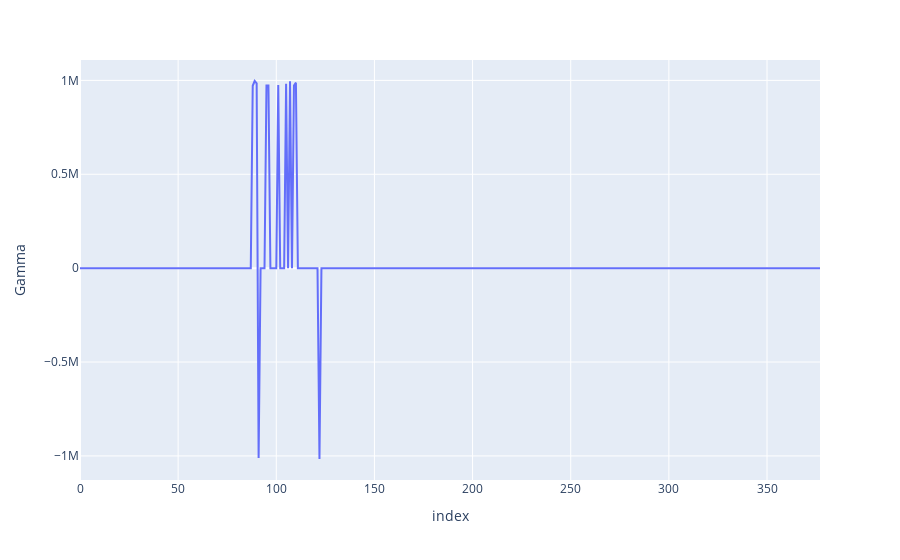

Source (notebook cell):
### Markdown cell above
### Gamma

### Code cell
px.line(greeks_df, y="Gamma")

### Figure 1 — Plotly figure (JSON) as saved in the notebook; plotly's stock layout.template omitted (floating-point values rounded to 4 significant figures; data arrays with more than 128 entries replaced by an {"elided": "..."} marker saying what was removed)
{"data": [{"hovertemplate": "index=%{x}<br>Gamma=%{y}<extra></extra>", "legendgroup": "", "line": {"color": "#636efa", "dash": "solid"}, "marker": {"symbol": "circle"}, "mode": "lines", "name": "", "orientation": "v", "showlegend": false, "type": "scatter", "x": {"elided": "378 int values"}, "xaxis": "x", "y": {"elided": "378 float values"}, "yaxis": "y"}], "layout": {"legend": {"tracegroupgap": 0}, "margin": {"t": 60}, "xaxis": {"anchor": "y", "domain": [0, 1], "title": {"text": "index"}}, "yaxis": {"anchor": "x", "domain": [0, 1], "title": {"text": "Gamma"}}}}
